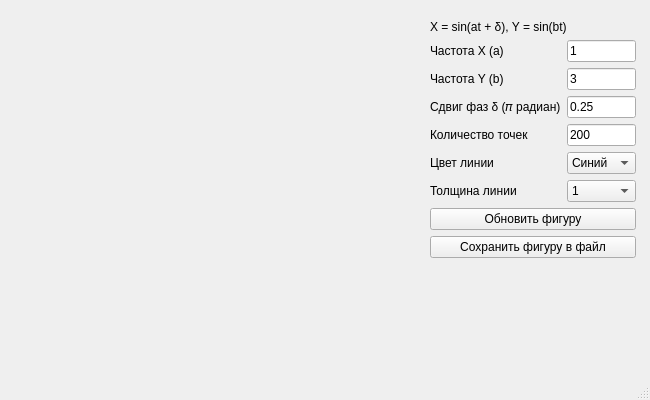
<?xml version="1.0" encoding="UTF-8"?>
<ui version="4.0">
 <class>MainWindow</class>
 <widget class="QMainWindow" name="MainWindow">
  <property name="geometry">
   <rect>
    <x>0</x>
    <y>0</y>
    <width>650</width>
    <height>400</height>
   </rect>
  </property>
  <property name="windowTitle">
   <string>MainWindow</string>
  </property>
  <widget class="QWidget" name="centralwidget">
   <widget class="QWidget" name="layoutWidget">
    <property name="geometry">
     <rect>
      <x>430</x>
      <y>20</y>
      <width>206</width>
      <height>254</height>
     </rect>
    </property>
    <layout class="QFormLayout" name="formLayout">
     <item row="2" column="0">
      <widget class="QLabel" name="label">
       <property name="text">
        <string>Частота X (a)</string>
       </property>
      </widget>
     </item>
     <item row="2" column="1">
      <widget class="QLineEdit" name="freq_x_lineedit">
       <property name="text">
        <string>1</string>
       </property>
      </widget>
     </item>
     <item row="3" column="0">
      <widget class="QLabel" name="label_2">
       <property name="text">
        <string>Частота Y (b)</string>
       </property>
      </widget>
     </item>
     <item row="3" column="1">
      <widget class="QLineEdit" name="freq_y_lineedit">
       <property name="text">
        <string>3</string>
       </property>
      </widget>
     </item>
     <item row="4" column="0">
      <widget class="QLabel" name="label_5">
       <property name="text">
        <string>Сдвиг фаз δ (𝜋 радиан)</string>
       </property>
      </widget>
     </item>
     <item row="4" column="1">
      <widget class="QLineEdit" name="phase_shift_lineedit">
       <property name="text">
        <string>0.25</string>
       </property>
      </widget>
     </item>
     <item row="5" column="0">
      <widget class="QLabel" name="label_6">
       <property name="text">
        <string>Количество точек</string>
       </property>
      </widget>
     </item>
     <item row="5" column="1">
      <widget class="QLineEdit" name="resolution_lineedit">
       <property name="text">
        <string>200</string>
       </property>
      </widget>
     </item>
     <item row="6" column="0">
      <widget class="QLabel" name="label_3">
       <property name="text">
        <string>Цвет линии</string>
       </property>
      </widget>
     </item>
     <item row="6" column="1">
      <widget class="QComboBox" name="color_combobox">
       <item>
        <property name="text">
         <string>Синий</string>
        </property>
       </item>
       <item>
        <property name="text">
         <string>Зелёный</string>
        </property>
       </item>
       <item>
        <property name="text">
         <string>Красный</string>
        </property>
       </item>
       <item>
        <property name="text">
         <string>Жёлтый</string>
        </property>
       </item>
      </widget>
     </item>
     <item row="7" column="0">
      <widget class="QLabel" name="label_4">
       <property name="text">
        <string>Толщина линии</string>
       </property>
      </widget>
     </item>
     <item row="7" column="1">
      <widget class="QComboBox" name="width_combobox">
       <item>
        <property name="text">
         <string>1</string>
        </property>
       </item>
       <item>
        <property name="text">
         <string>2</string>
        </property>
       </item>
       <item>
        <property name="text">
         <string>3</string>
        </property>
       </item>
       <item>
        <property name="text">
         <string>4</string>
        </property>
       </item>
      </widget>
     </item>
     <item row="8" column="0" colspan="2">
      <widget class="QPushButton" name="plot_button">
       <property name="text">
        <string>Обновить фигуру</string>
       </property>
      </widget>
     </item>
     <item row="9" column="0" colspan="2">
      <widget class="QPushButton" name="save_button">
       <property name="text">
        <string>Сохранить фигуру в файл</string>
       </property>
      </widget>
     </item>
     <item row="1" column="0" colspan="2">
      <widget class="QLabel" name="label_equations">
       <property name="text">
        <string>X = sin(at + δ), Y = sin(bt)</string>
       </property>
      </widget>
     </item>
    </layout>
   </widget>
  </widget>
  <widget class="QMenuBar" name="menubar">
   <property name="geometry">
    <rect>
     <x>0</x>
     <y>0</y>
     <width>650</width>
     <height>21</height>
    </rect>
   </property>
  </widget>
  <widget class="QStatusBar" name="statusbar"/>
 </widget>
 <resources/>
 <connections/>
</ui>
